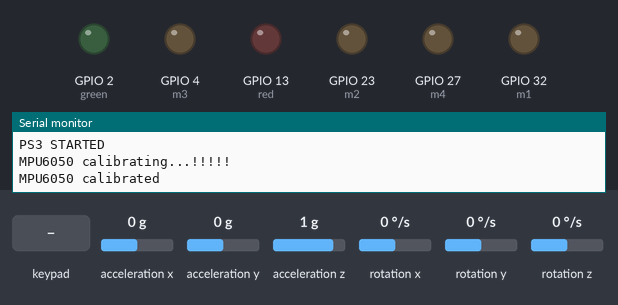
The sketch below on a simulated ESP32. On the bench: output pins drawn as LEDs (lit = HIGH), the last lines printed to the serial monitor. The inputs (shaded band) are chosen by the test bench; at power-on: acceleration x 0 g, acceleration y 0 g, rotation z 0 °/s, rotation x 0 °/s, acceleration z 1 g, rotation y 0 °/s. Nothing arrives over Bluetooth unless stated.

Above: at 7.9 s.
8.0 s: key 'X' pressed
At 9.2 s:
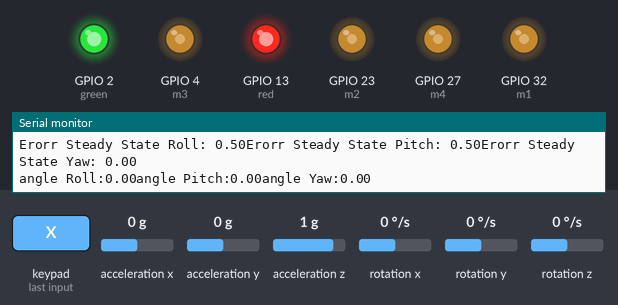
9.5 s: acceleration x set to -1.4 g
At 9.72 s:
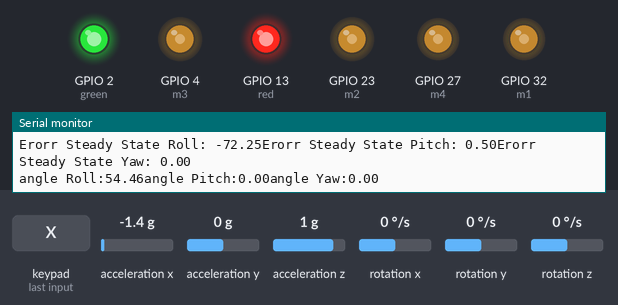
11.7 s: acceleration y set to 0.8 g
At 13.1 s:
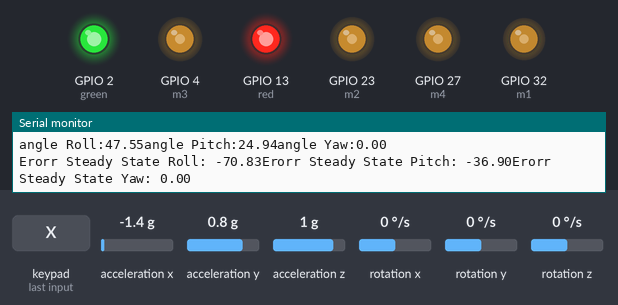
13.4 s: rotation z set to -100 °/s
At 13.64 s:
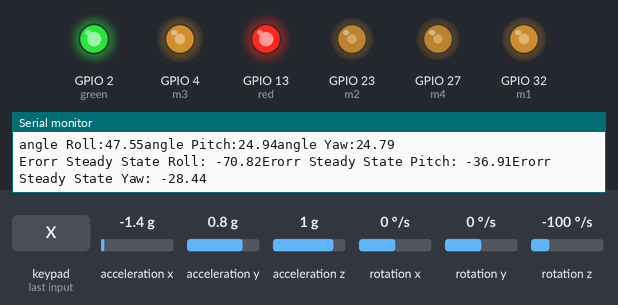
16.4 s: rotation z set to 192 °/s
19.4 s: rotation x set to -100 °/s
At 20.6 s:
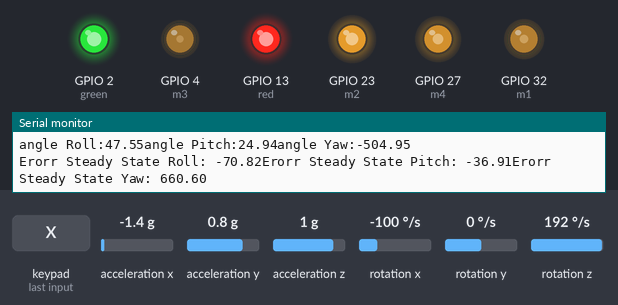
Timing chart, 0 to 22.0 s (numbered marks = the images above; inputs shaded):
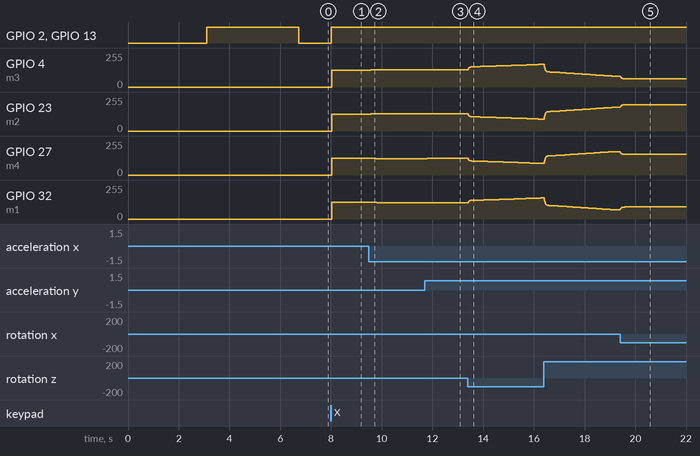

The sketch:

main_drone.ino
```cpp
//#include "PS3.h"
//#include "MPU6050.h"
#include <Ps3Controller.h>
#include <MPU6050_tockn.h>
#include <Wire.h>

#define m1 32
#define m2 23
#define m3 4
#define m4 27
#define red 13
#define green 2

#define freq  5000
#define resolution   8
#define ledChannel1  0
#define ledChannel2  1
#define ledChannel3  2
#define ledChannel4  3


MPU6050 mpu6050(Wire);
void MPU6050_SETUP() {

  Wire.begin();
  mpu6050.begin();
  mpu6050.calcGyroOffsets(true);
  delay(100);
  Serial.println("MPU6050 calibrating...!!!!!");

}

void PS3_SETUP()
{
  Ps3.begin("38:4f:f0:95:e7:49");

  Serial.println("PS3 STARTED");


  ledcSetup(ledChannel1, freq, resolution);
  ledcSetup(ledChannel2, freq, resolution);
  ledcSetup(ledChannel3, freq, resolution);
  ledcSetup(ledChannel4, freq, resolution);

  ledcAttachPin(m1, ledChannel1);
  ledcAttachPin(m2, ledChannel2);
  ledcAttachPin(m3, ledChannel3);
  ledcAttachPin(m4, ledChannel4);

  pinMode(red, OUTPUT);
  pinMode(green, OUTPUT);
}

void lights(int a) {
  digitalWrite(red, a);
  digitalWrite(green, a);
}


float roll_sample_angle = 0.0, pitch_sample_angle = 0.0, yaw_sample_angle = 0.0;
float roll_angle = 0.0, pitch_angle = 0.0, yaw_angle = 0.0;

float roll_sample_gyro = 0.0, pitch_sample_gyro = 0.0, yaw_sample_gyro = 0.0;
float roll_gyro = 0.0, pitch_gyro = 0.0, yaw_gyro = 0.0;


float esc_1, esc_2, esc_3, esc_4;
int throttle = 127;
int roll = 127;
int pitch = 127;
int yaw = 127;
bool drone = false;


float angle_roll_input = 0, angle_pitch_input = 0, angle_yaw_input = 0;
float pid_error_temp;
float pid_i_mem_roll, pid_roll_setpoint = 0, gyro_roll_input, pid_output_roll, pid_last_roll_d_error;
float pid_i_mem_pitch, pid_pitch_setpoint = 0, gyro_pitch_input, pid_output_pitch, pid_last_pitch_d_error;
float pid_i_mem_yaw, pid_yaw_setpoint = 0, gyro_yaw_input, pid_output_yaw, pid_last_yaw_d_error;

///////////////////////////////////////////////////////////////////////////////////////////////////////////////////////////////////////
//PID gain and limit settings
///////////////////////////////////////////////////////////////////////////////////////////////////////////////////////////////////////

float pid_p_gain_roll = 0.15;               //Gain setting for the roll P-controller
float pid_i_gain_roll = 0;              //Gain setting for the roll I-controller
float pid_d_gain_roll =  0;              //Gain setting for the roll D-controller
int pid_max_roll = 50;                    //Maximum output of the PID-controller (+/-)

float pid_p_gain_pitch = 0.2;  //Gain setting for the pitch P-controller.
float pid_i_gain_pitch = pid_i_gain_roll;  //Gain setting for the pitch I-controller.
float pid_d_gain_pitch = pid_d_gain_roll;  //Gain setting for the pitch D-controller.
int pid_max_pitch = pid_max_roll;          //Maximum output of the PID-controller (+/-)

float pid_p_gain_yaw = 0.2;                //Gain setting for the pitch P-controller. //4.0
float pid_i_gain_yaw = 0;               //Gain setting for the pitch I-controller. //0.02
float pid_d_gain_yaw = 0;                //Gain setting for the pitch D-controller.
int pid_max_yaw = 50;                     //Maximum output of the PID-controller (+/-)


void setup() {
  Serial.begin(115200);
  PS3_SETUP();
  MPU6050_SETUP();

  lights(1);

  for (int x = 0; x < 2000; x++) {
    mpu6050.update();
    roll_sample_angle +=  mpu6050.getAngleY();
    pitch_sample_angle +=  mpu6050.getAngleX();
    yaw_sample_angle += (mpu6050.getAngleZ() * -1);


    roll_sample_gyro +=  mpu6050.getGyroY();
    pitch_sample_gyro +=  mpu6050.getGyroX();
    yaw_sample_gyro +=  (mpu6050.getGyroZ() * -1);

  }

  roll_sample_angle /=  2000;
  pitch_sample_angle /= 2000;
  yaw_sample_angle /= 2000;

  roll_sample_gyro /=  2000;
  pitch_sample_gyro /=  2000;
  yaw_sample_gyro /=  2000;

  lights(0);

  Serial.println("MPU6050 calibrated");

//    Serial.println();
//  Serial.println();
//  delay(1000);
//
//  Serial.print(roll_sample_angle);
//  Serial.print("\t");
//  Serial.print(pitch_sample_angle);
//  Serial.print("\t");
//  Serial.println(yaw_sample_angle);
//  Serial.println();
//  Serial.println();
//  delay(1000);
//
//
//  Serial.print(roll_sample_gyro);
//  Serial.print("\t");
//  Serial.print(pitch_sample_gyro);
//  Serial.print("\t");
//  Serial.println(yaw_sample_gyro);
//  delay(5000);


}
void calculate_pid() {
  //Roll calculations
  pid_error_temp = gyro_roll_input - pid_roll_setpoint;
  pid_i_mem_roll += pid_i_gain_roll * pid_error_temp;
  if (pid_i_mem_roll > pid_max_roll)pid_i_mem_roll = pid_max_roll;
  else if (pid_i_mem_roll < pid_max_roll * -1)pid_i_mem_roll = pid_max_roll * -1;

  pid_output_roll = pid_p_gain_roll * pid_error_temp + pid_i_mem_roll + pid_d_gain_roll * (pid_error_temp - pid_last_roll_d_error);
  if (pid_output_roll > pid_max_roll)pid_output_roll = pid_max_roll;
  else if (pid_output_roll < pid_max_roll * -1)pid_output_roll = pid_max_roll * -1;

  pid_last_roll_d_error = pid_error_temp;

//  Serial.println(pid_output_roll);
//  Serial.print("\t");
 // delay(1000);

  //Pitch calculations
  pid_error_temp = gyro_pitch_input - pid_pitch_setpoint;
  pid_i_mem_pitch += pid_i_gain_pitch * pid_error_temp;
  if (pid_i_mem_pitch > pid_max_pitch)pid_i_mem_pitch = pid_max_pitch;
  else if (pid_i_mem_pitch < pid_max_pitch * -1)pid_i_mem_pitch = pid_max_pitch * -1;

  pid_output_pitch = pid_p_gain_pitch * pid_error_temp + pid_i_mem_pitch + pid_d_gain_pitch * (pid_error_temp - pid_last_pitch_d_error);
  if (pid_output_pitch > pid_max_pitch)pid_output_pitch = pid_max_pitch;
  else if (pid_output_pitch < pid_max_pitch * -1)pid_output_pitch = pid_max_pitch * -1;

  pid_last_pitch_d_error = pid_error_temp;

//  Serial.println(pid_output_pitch);
//  Serial.print("\t");
//  delay(1000);
  //Yaw calculations
  pid_error_temp = gyro_yaw_input - pid_yaw_setpoint;
  pid_i_mem_yaw += pid_i_gain_yaw * pid_error_temp;
  if (pid_i_mem_yaw > pid_max_yaw)pid_i_mem_yaw = pid_max_yaw;
  else if (pid_i_mem_yaw < pid_max_yaw * -1)pid_i_mem_yaw = pid_max_yaw * -1;

  pid_output_yaw = pid_p_gain_yaw * pid_error_temp + pid_i_mem_yaw + pid_d_gain_yaw * (pid_error_temp - pid_last_yaw_d_error);
  if (pid_output_yaw > pid_max_yaw)pid_output_yaw = pid_max_yaw;
  else if (pid_output_yaw < pid_max_yaw * -1)pid_output_yaw = pid_max_yaw * -1;

  pid_last_yaw_d_error = pid_error_temp;

//  Serial.println(pid_output_yaw);
//  Serial.print("\t");
//  delay(1000);
}

void loop() {

  ///////////////////////////////////////////////////////////////////////////////////////////////////////////////////////////////////////
  //ANGLE & GYRO INPUTS
  ///////////////////////////////////////////////////////////////////////////////////////////////////////////////////////////////////////

  mpu6050.update();

  roll_angle = mpu6050.getAngleY() - roll_sample_angle;
  pitch_angle = mpu6050.getAngleX() - pitch_sample_angle;
  yaw_angle = (mpu6050.getAngleZ() * -1) - yaw_sample_angle;

  roll_gyro =  mpu6050.getGyroY() - roll_sample_gyro;
  pitch_gyro =  mpu6050.getGyroX() - pitch_sample_gyro;
  yaw_gyro =  (mpu6050.getGyroZ() * -1) - yaw_sample_gyro;

  ///////////////////////////////////////////////////////////////////////////////////////////////////////////////////////////////////////
  //COMPLIMENTARY FILTER 100 = 70(of previous value) + 30(of updated value)
  ///////////////////////////////////////////////////////////////////////////////////////////////////////////////////////////////////////

  angle_roll_input = (angle_roll_input * 0.94) + ((roll_angle) * 0.06);     //roll angle
  angle_pitch_input = (angle_pitch_input * 0.94) + ((pitch_angle) * 0.06);  //pitch angle
  angle_yaw_input = (angle_yaw_input * 0.94) + ((yaw_angle) * 0.06);        //yaw angle

  gyro_roll_input = (gyro_roll_input * 0.7) + ((roll_gyro) * 0.3)  ;     //roll gyro
  gyro_pitch_input = (gyro_pitch_input * 0.7) + ((pitch_gyro) * 0.3);    //pitch gyro
  gyro_yaw_input = (gyro_yaw_input * 0.7) + ((yaw_gyro) * 0.3);          //yaw gyro


  ///////////////////////////////////////////////////////////////////////////////////////////////////////////////////////////////////////
  //PS3 INPUTS
  ///////////////////////////////////////////////////////////////////////////////////////////////////////////////////////////////////////

  throttle = Ps3.data.analog.stick.ly;
  throttle = map(throttle, 127, -128, 0, 255);

  pid_roll_setpoint = 0;
  roll = Ps3.data.analog.stick.rx;
  pid_roll_setpoint = map(roll, 127, -128, 80, -80);
  pid_roll_setpoint -= angle_roll_input;
  pid_roll_setpoint /= 2;


  pid_pitch_setpoint = 0;
  pitch = Ps3.data.analog.stick.ry;
  pid_pitch_setpoint = map(pitch, 127, -128, 80, -80);
  pid_pitch_setpoint -= angle_pitch_input;
  pid_pitch_setpoint /= 2;

  pid_yaw_setpoint = 0;
  pid_yaw_setpoint -= angle_yaw_input;
  pid_yaw_setpoint /= 3.0;

  //  Serial.println(pid_roll_setpoint);
  //  Serial.print("\t");
  //  Serial.println(pid_pitch_setpoint);
  //  Serial.print("\t");
  //  Serial.println(pid_yaw_setpoint);

  //  Serial.print(gyro_roll_input);
  //  Serial.print("\t");
  //  Serial.print(gyro_pitch_input);
  //  Serial.print("\t");
  //  Serial.println(gyro_yaw_input);


  if ( Ps3.data.button.cross)
  { drone = true;


    //Reset the PID controllers for a bumpless start.
    pid_i_mem_roll = 0;
    pid_last_roll_d_error = 0;
    pid_i_mem_pitch = 0;
    pid_last_pitch_d_error = 0;
    pid_i_mem_yaw = 0;
    pid_last_yaw_d_error = 0;
  }

  if (Ps3.data.button.circle)
  {
    drone = false;
  }

  calculate_pid();


  if ( drone == true ) {

    lights(1);
    esc_2 = throttle - pid_output_pitch + pid_output_roll - pid_output_yaw; //Calculate the pulse for esc 1 (front-right - CCW)
    esc_3 = throttle + pid_output_pitch + pid_output_roll + pid_output_yaw; //Calculate the pulse for esc 2 (rear-right - CW)
    esc_4 = throttle + pid_output_pitch - pid_output_roll - pid_output_yaw; //Calculate the pulse for esc 3 (rear-left - CCW)
    esc_1 = throttle - pid_output_pitch - pid_output_roll + pid_output_yaw; //Calculate the pulse for esc 4 (front-left - CW)

    if (esc_1 < 10) esc_1 = 0;
    if (esc_2 < 10) esc_2 = 0;
    if (esc_3 < 10) esc_3 = 0;
    if (esc_4 < 10) esc_4 = 0;

    if (esc_1 > 255)esc_1 = 255;
    if (esc_2 > 255)esc_2 = 255;
    if (esc_3 > 255)esc_3 = 255;
    if (esc_4 > 255)esc_4 = 255;

//            Serial.print("angle Pitch:");
//            Serial.print(mpu6050.getAngleX());
//            Serial.print("angle Roll:");
//            Serial.print(mpu6050.getAngleY());
//            Serial.print("angle Yaw:");
//            Serial.println(mpu6050.getAngleZ());
//            Serial.print("gyro Pitch:");
//            Serial.print(mpu6050.getAngleX());
//            Serial.print("gyro Roll:");
//            Serial.print(mpu6050.getAngleY());
//            Serial.print("gyro Yaw:");
//            Serial.println(mpu6050.getAngleZ());
          Serial.print("angle Roll:");
          Serial.print(roll_angle);
          Serial.print("angle Pitch:");
          Serial.print(pitch_angle);
          Serial.print("angle Yaw:");
          Serial.println(yaw_angle);

//          Serial.print("Erorr Roll:");
//          Serial.print(pid_last_roll_d_error);
//          Serial.print("Erorr Pitch:");
//          Serial.print(pid_last_pitch_d_error);
//          Serial.print("Erorr Yaw:");
//          Serial.println(pid_last_yaw_d_error);

        float q = pid_roll_setpoint - roll_angle;
        float w = pid_pitch_setpoint - pitch_angle;
        float e = pid_yaw_setpoint - yaw_angle;
          Serial.print("Erorr Steady State Roll: ");
          Serial.print(q);
          Serial.print("Erorr Steady State Pitch: ");
          Serial.print(w);
          Serial.print("Erorr Steady State Yaw: ");
          Serial.println(e);
//          Serial.print(pid_output_roll);
//          Serial.print("\t");
//          Serial.print(pid_output_pitch);
//          Serial.print("\t");
//          Serial.println(pid_output_yaw);
          //Serial.print("\t");
//        Serial.print(esc_1);
//        Serial.print("\t");
//        Serial.print(esc_2);
//        Serial.print("\t");
//        Serial.print(esc_3);
//        Serial.print("\t");
//        Serial.println(esc_4);


    ledcWrite(ledChannel1, esc_1);
    ledcWrite(ledChannel2, esc_2);
    ledcWrite(ledChannel3, esc_3);
    ledcWrite(ledChannel4, esc_4);
  }
  else {
    lights(0);
    ledcWrite(ledChannel1, 0);
    ledcWrite(ledChannel2, 0);
    ledcWrite(ledChannel3, 0);
    ledcWrite(ledChannel4, 0);
  }


}
```

Measured:
- after the input at 8.0 s, GPIO 2 (green), GPIO 13 (red): LOW → HIGH at once; GPIO 4 (m3), GPIO 27 (m4): 0/255 → 126/255 at once; GPIO 23 (m2), GPIO 32 (m1): 0/255 → 127/255 at once
- after the input at 9.5 s, GPIO 4 (m3): 126/255 → 128/255 at once, → 129/255 0.29 s later; GPIO 23 (m2): 127/255 → 128/255 after 0.06 s, → 129/255 0.20 s later, → 130/255 0.44 s later
- after the input at 11.7 s, GPIO 4 (m3): 129/255 → 130/255 at once, → 131/255 0.15 s later; GPIO 23 (m2): 130/255 → 129/255 at once, → 128/255 0.09 s later; GPIO 27 (m4): 122/255 → 123/255 at once, → 124/255 0.09 s later, → 125/255 0.15 s later; GPIO 32 (m1): 123/255 → 122/255 at once, → 121/255 0.15 s later
- after the input at 13.4 s, GPIO 4 (m3): moves from 131/255 to 170/255 over 2.9 s, starting at once; GPIO 23 (m2): moves from 128/255 to 89/255 over 2.9 s, starting at once; GPIO 27 (m4): moves from 125/255 to 87/255 over 2.9 s, starting at once; GPIO 32 (m1): moves from 121/255 to 158/255 over 2.9 s, starting at once
- after the input at 19.4 s, GPIO 4 (m3): moves from 82/255 to 62/255 over 0.18 s, starting at once; GPIO 23 (m2): moves from 177/255 to 197/255 over 0.18 s, starting at once; GPIO 27 (m4): moves from 174/255 to 154/255 over 0.18 s, starting at once; GPIO 32 (m1): moves from 71/255 to 91/255 over 0.18 s, starting at once
